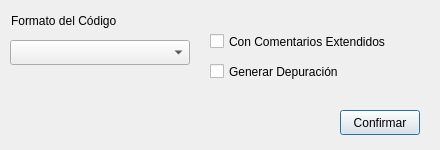
<?xml version="1.0" encoding="UTF-8"?>
<ui version="4.0">
 <class>DialogGenerarCodigo</class>
 <widget class="QDialog" name="DialogGenerarCodigo">
  <property name="geometry">
   <rect>
    <x>0</x>
    <y>0</y>
    <width>440</width>
    <height>150</height>
   </rect>
  </property>
  <property name="minimumSize">
   <size>
    <width>440</width>
    <height>150</height>
   </size>
  </property>
  <property name="maximumSize">
   <size>
    <width>440</width>
    <height>150</height>
   </size>
  </property>
  <property name="windowTitle">
   <string>Generación de Código</string>
  </property>
  <widget class="QPushButton" name="pushButtonConfirmar">
   <property name="geometry">
    <rect>
     <x>340</x>
     <y>110</y>
     <width>80</width>
     <height>25</height>
    </rect>
   </property>
   <property name="text">
    <string>Confirmar</string>
   </property>
  </widget>
  <widget class="QCheckBox" name="checkBoxComentarios">
   <property name="geometry">
    <rect>
     <x>210</x>
     <y>30</y>
     <width>222</width>
     <height>23</height>
    </rect>
   </property>
   <property name="text">
    <string>Con Comentarios Extendidos</string>
   </property>
  </widget>
  <widget class="QCheckBox" name="checkBoxDebug">
   <property name="geometry">
    <rect>
     <x>210</x>
     <y>60</y>
     <width>162</width>
     <height>23</height>
    </rect>
   </property>
   <property name="text">
    <string>Generar Depuración</string>
   </property>
  </widget>
  <widget class="QLabel" name="labelFormato">
   <property name="geometry">
    <rect>
     <x>11</x>
     <y>10</y>
     <width>141</width>
     <height>21</height>
    </rect>
   </property>
   <property name="text">
    <string>Formato del Código</string>
   </property>
  </widget>
  <widget class="QComboBox" name="comboBoxCodigo">
   <property name="geometry">
    <rect>
     <x>10</x>
     <y>40</y>
     <width>180</width>
     <height>25</height>
    </rect>
   </property>
  </widget>
 </widget>
 <resources/>
 <connections/>
</ui>
